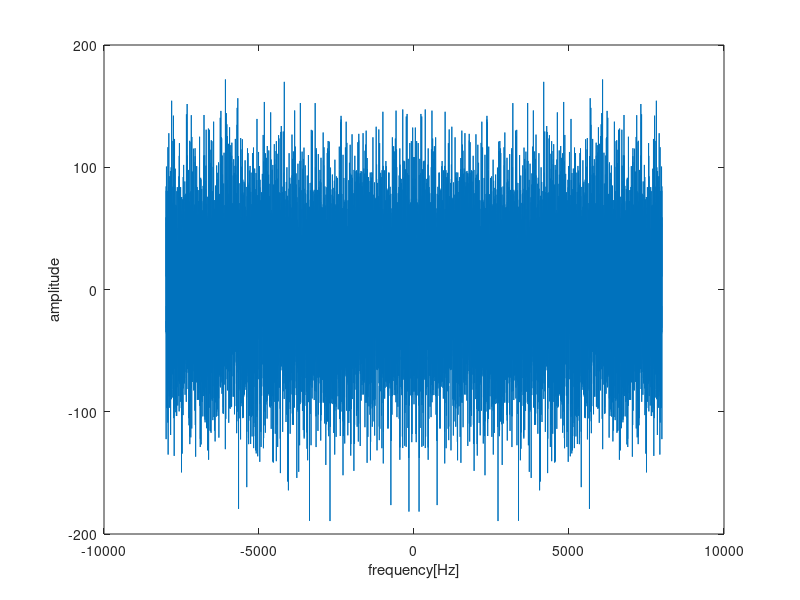
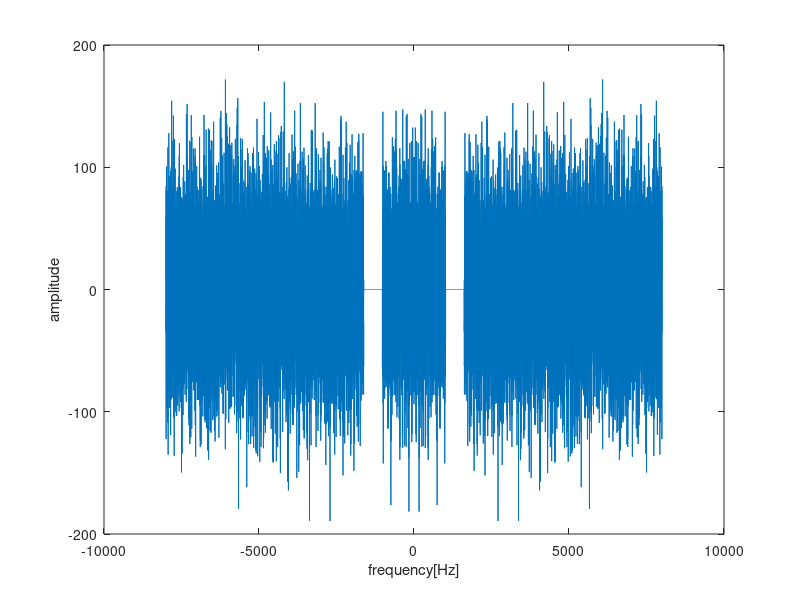
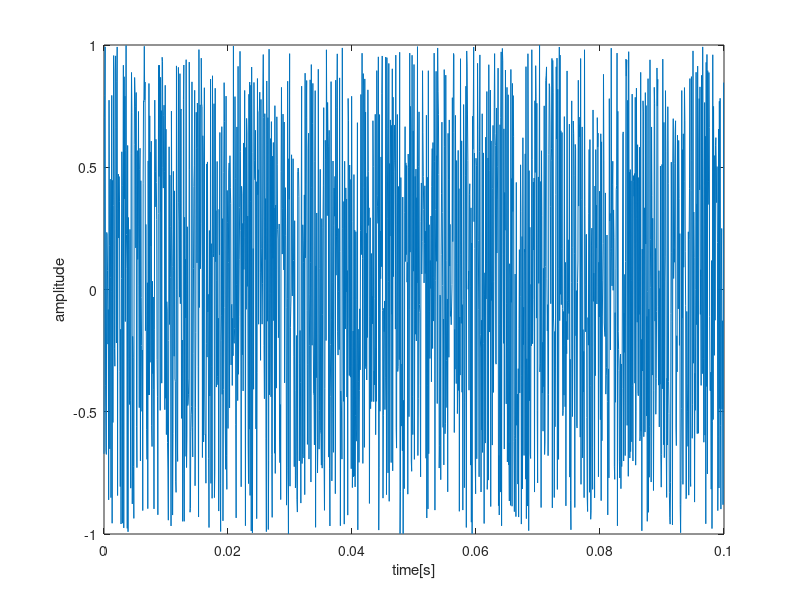
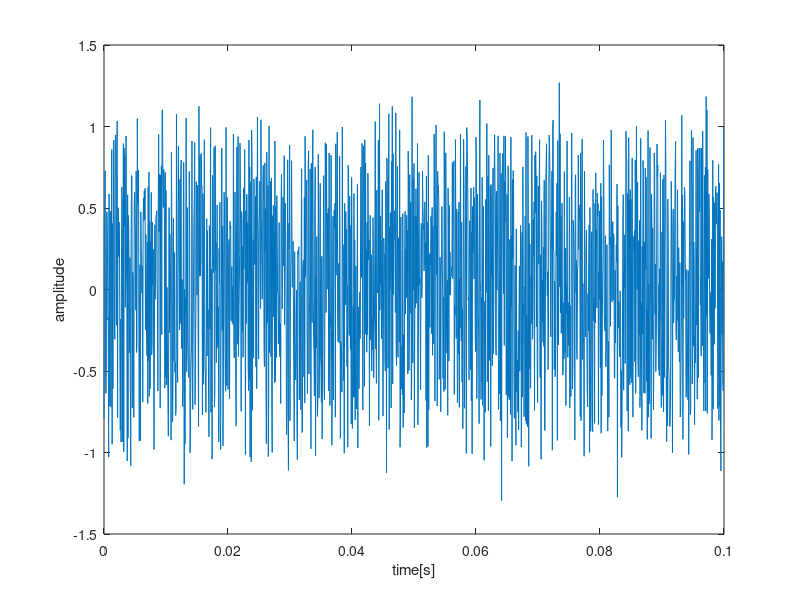

These figures' MATLAB source, in order:
clear;
Fs = 16000;
freq = (-Fs/2 : 1 : Fs/2 - 1);
f = 200;
f2 = 2000;
t_noise= (0 : 0.1*Fs-1) /Fs;
t_y = (0 : Fs-1) /Fs;
y = sin(2*pi*f*t_y);
y2 = sin(2*pi*f2*t_y);
t_all = (0 : (4*Fs + 0.4*Fs - 1));
noise_A = 2 * (rand(1,Fs) - 0.5);

A_fft = fft(noise_A);
A_fft = fftshift(A_fft);

fig0 = figure; % ノイズB_fft
plot(freq,A_fft);
xlabel('frequency[Hz]');
ylabel('amplitude');

noise_filter = ones(1,Fs);
filter_rangeS = 1020;
filter_rangeG = 1620;
noise_filter((Fs/2)-filter_rangeG : (Fs/2)-filter_rangeS) = 0;
noise_filter((Fs/2)+filter_rangeS : (Fs/2)+filter_rangeG) = 0;
B_fft = noise_filter.* A_fft;

fig1 = figure; % ノイズB_fft
plot(freq,B_fft);
xlabel('frequency[Hz]');
ylabel('amplitude');

B_fft = ifftshift(B_fft);
noise_B = ifft(B_fft);
noise_B = real(noise_B);

noise_A = noise_A(1:1600);
noise_B = noise_B(1:1600);

fig2 = figure; % ノイズA
plot(t_noise, noise_A);
xlabel('time[s]');
ylabel('amplitude');
fig3 = figure; % ノイズB
plot(t_noise,noise_B);
xlabel('time[s]');
ylabel('amplitude');

EX1 = [y noise_A];
EX1 = repmat(EX1, 1, 4);
EX2 = [y noise_B];
EX2 = repmat(EX2, 1, 4);
EX3 = [y2 noise_A];
EX3 = repmat(EX3, 1, 4);
EX4 = [y2 noise_B];
EX4 = repmat(EX4, 1, 4);

fig4 = figure;
plot(t_all,EX1);
xlabel('time[s]');
ylabel('amplitude');

soundsc(EX1,Fs);    % pure tone A + noise A   
pause(5);
soundsc(EX2,Fs);    % pure tone A + noise B
pause(5);
soundsc(EX3,Fs);    % pure tone B + noise A
pause(5);
soundsc(EX4,Fs);    % pure tone B + noise B
